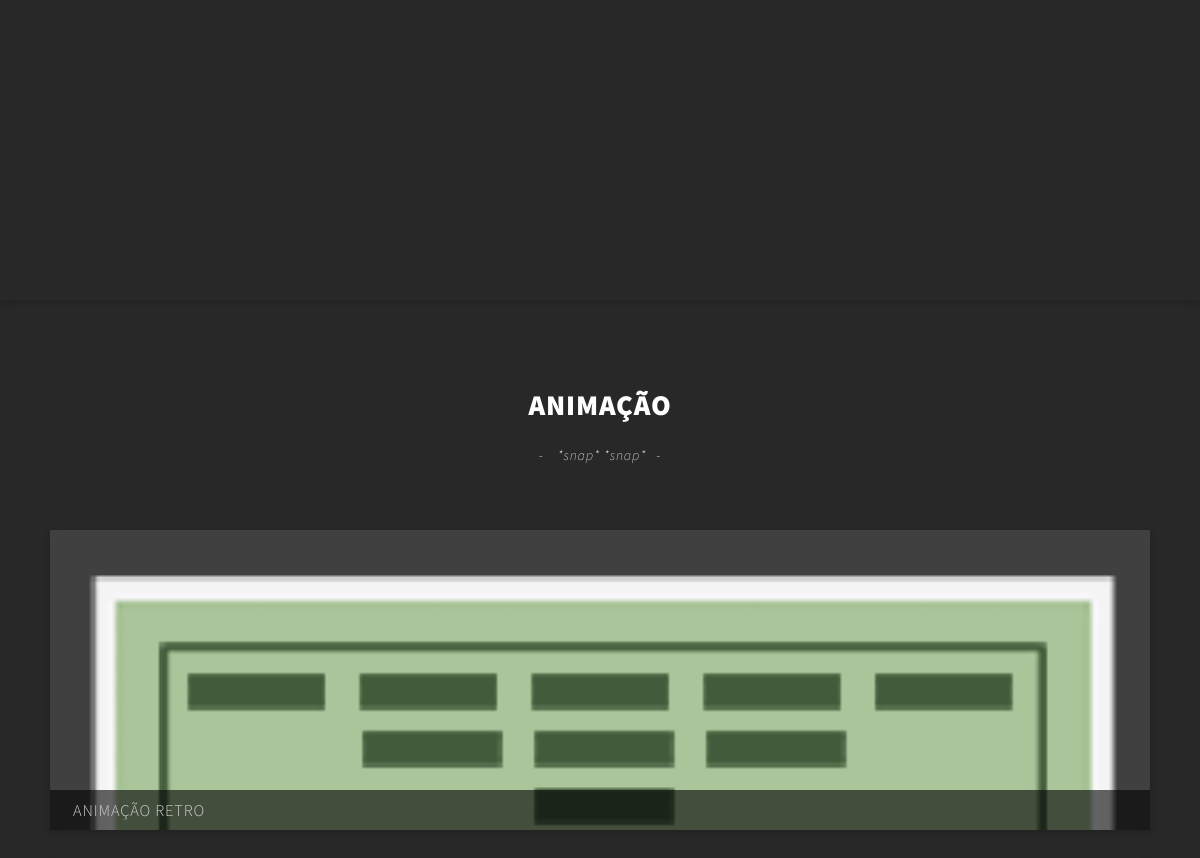
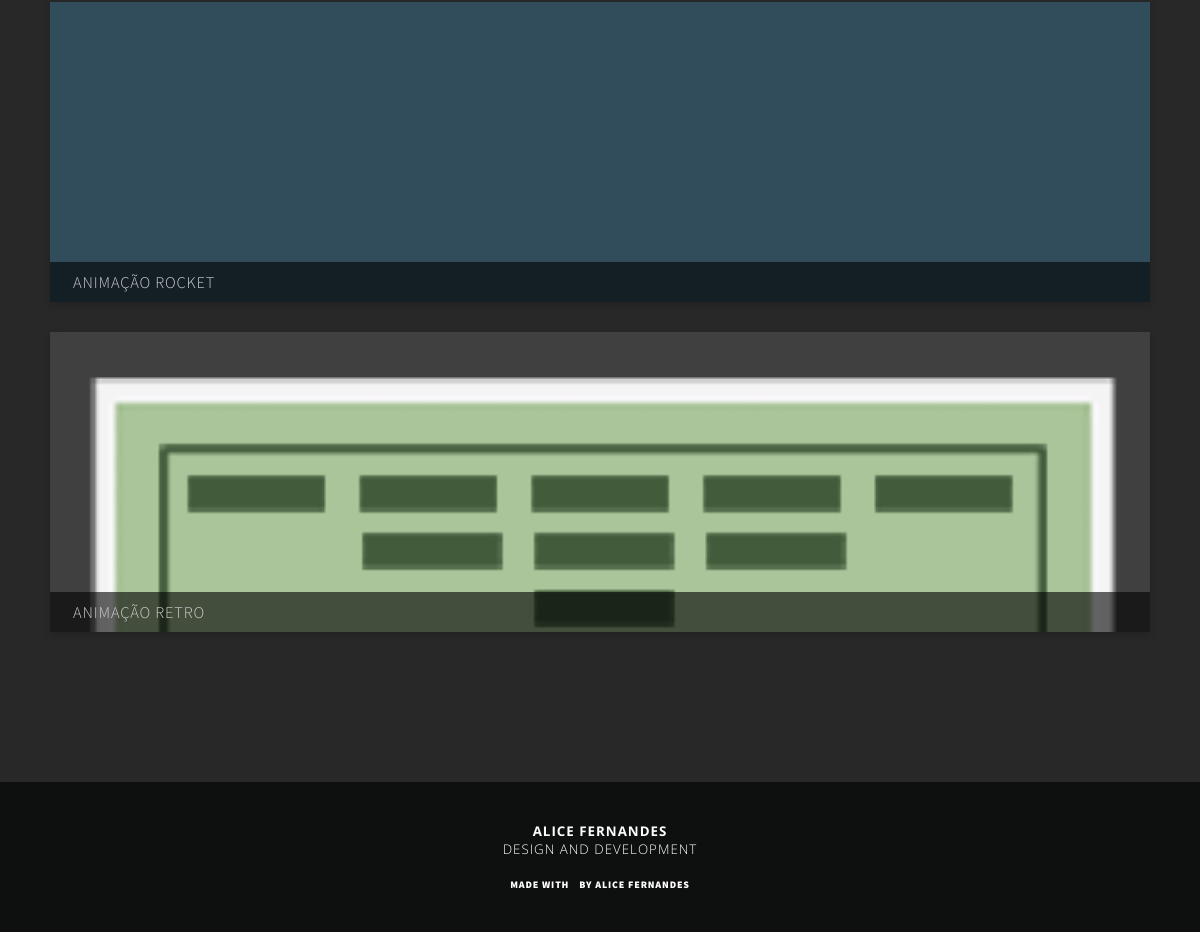
The page /animacao on the database its author committed (2 pictures, top to bottom).
### tables this page shows
CREATE TABLE IF NOT EXISTS `media` (
  `id_media` int(10) NOT NULL AUTO_INCREMENT,
  `projeto_uri` varchar(100) NOT NULL,
  `tipo` varchar(100) NOT NULL,
  `src` varchar(700) NOT NULL,
  `ext` varchar(50) NOT NULL,
  `cover` tinyint(1) DEFAULT NULL,
  `title` varchar(1000) DEFAULT NULL,
  `nome` varchar(100) NOT NULL,
  PRIMARY KEY (`id_media`)
);

### templates/galeria.php (the view, shortened to what this page needs)
<!DOCTYPE html>
<html class="project-categories">
  <head><?php require_once('./includes/_header.php'); $request =  explode("/", $_SERVER['REQUEST_URI']); ?>
<?php
$conn = new mysqli(DB_HOST, DB_USER, DB_PASSWORD, DB_NAME);
 $query = "SELECT * FROM `media` WHERE projeto_uri='".$request[1]."' ORDER BY RAND()";
 $result = $conn->query($query);
 $resultHTML = "";
 while($row = $result->fetch_object()){
   $resultHTML.='<div class="panel panel-small panel-foto "><a rel="galeria" class="panel-link fancybox" href="http://'.$host.'/media/'.$row->src.'@1280.'.$row->ext.'" style="background-image:url(http://'.$host.'/media/'.$row->src.'@1280.'.$row->ext.');" title="'.$row->nome.'">
                 <h3>'.mb_convert_encoding($row->nome,'UTF-8').'</h3>
                 </a></div>';
 }
 $slideHTML = '';
 ?>
  </head>
  <body>
    <div class="site-container"><?php require_once('./includes/_sidebar.php') ?>
      <div class="main-content">
        <div class="ui-component slideshow slideshow-medium panel-shadow">
          <div class="slide-container"><?php echo($slideHTML)?>
          </div>
        </div>
        <div class="panel-container">
          <div class="panel panel-noshadow panel-fullwidth align-center panel-title panel-nobackground">
            <h3><?PHP switch($request[1]){
              case 'animacao':
                echo('Animação');
                break;
            } ?></h3>
            <p> <i>*snap* *snap*</i></p>
          </div>
          <?php
          echo($resultHTML);
           ?>
        </div><?php require_once('./includes/_footer.php') ?>
      </div>
    </div>
  </body>
</html>

### css/ui.css (style rules this page uses)
* { font-family:"Source Sans Pro";margin:0;padding:0 }
a { text-decoration:none;color:inherit }
body { margin:0;padding:0;width:calc(100vw + 230px);overflow:hidden;background-color:#272827;text-align:justify }
h1,h2,h3,h4,p { margin:0;padding:0 }
.site-container { position:relative;left:-230px;transition:left 0.5s }
.main-content { display:inline-block;width:100vw;position:relative;height:100vh;overflow-y:auto;overflow-x:hidden }
.slideshow { position:relative }
.slideshow-medium { height:300px;width:100vw;overflow:hidden }
.slide-container { height:inherit;position:relative;left:0;transition:left 0.5s }
.panel-shadow { box-shadow:0px 3px 7px rgba(0, 0, 0, 0.18) }
.panel-foto { position:relative;height:300px!important }
.panel-foto a { background-size:cover }
.panel-foto h3 { position:absolute;bottom:0;text-transform:uppercase;font-weight:300;width:100%;left:0;line-height:41px;padding:10px;box-sizing:border-box;background-color:rgba(0, 0, 0, 0.5);line-height:25px;font-weight:900;line-height:25px;padding:10px 23px }
.panel-foto .panel-link { display:block;background-color:transparent;width:100%;height:100%;z-index:97 }
.panel-container { width:80%;display:block;margin-left:10%;margin:auto auto 70px }
.panel { min-height:100px;box-sizing:border-box;padding:30px;box-shadow:0px 3px 7px rgba(0, 0, 0, 0.18);margin-bottom:30px;background-color:#2c2e2c;color:#cfcfcf;font-weight:300;letter-spacing:0.85px;font-size:14px }
.panel p { padding-bottom:20px }
.panel-noshadow { box-shadow:none!important }
.align-center { text-align:center;margin:auto }
h3,h4,h5 { font-weight:800;text-transform:uppercase;font-family:"Source Sans Pro";letter-spacing:0.85px;font-size:28.55px }
.panel-title { padding-top:0;padding-bottom:0;margin-top:30px;color:white;margin-bottom:30px;line-height:50px }
.panel-title h6,.panel-title p { font-size:14px;font-weight:lighter }
.panel-title h6:after,.panel-title h6:before,.panel-title p:after,.panel-title p:before { display:inline-block;content:"-";margin:0 10px }
.panel-nobackground { background-color:transparent }
.panel-small { position:relative;width:45%;margin-right:10%;float:left;min-height:250px;padding:0;background-color:#2c2e2c }
.panel-small h3 { text-transform:uppercase;font-weight:300;font-size:1.17em;position:absolute;bottom:0;background-color:rgba(0, 0, 0, 0.6);width:100%;line-height:40px;left:0;box-sizing:border-box;padding:0px 23px }
.panel-small:nth-child(odd) { margin-right:0 }
.panel-small .panel-link { display:block }
.panel-foto h3 { bottom:0 }
@media screen and (max-width:1250px) { .main-content,.site-container,body { width:100%;left:0px } }
@media screen and (max-width:1250px) { .panel-container { display:inline-block;width:100%;box-sizing:border-box;padding:50px } }
@media screen and (max-width:1250px) { .col30,.col70,.panel-small,input { width:100% } }

### rows shown on the page
media: src (picture), nome "ANIMAÇÃO RETRO"
media: src (picture), nome "ANIMAÇÃO ROCKET"
media: src (picture), nome "ANIMAÇÃO RETRO"
